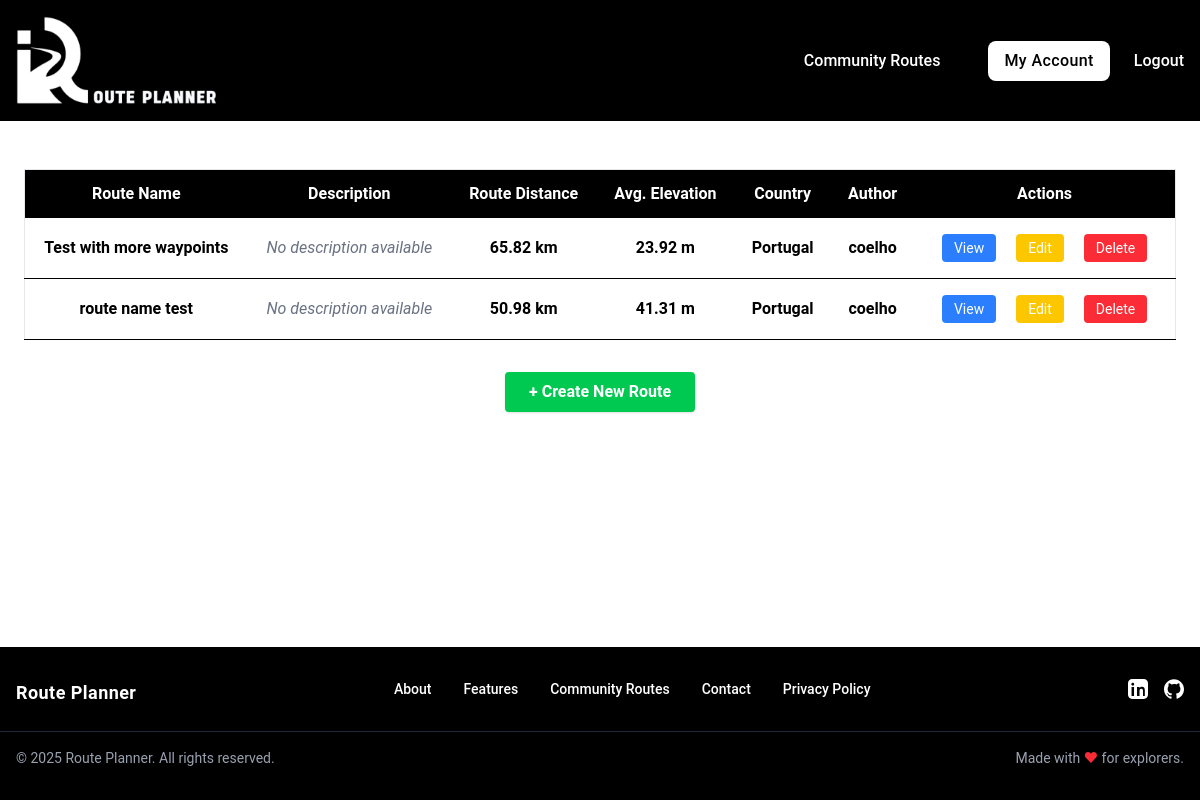
Before: /routes (signed in) with the older database file.
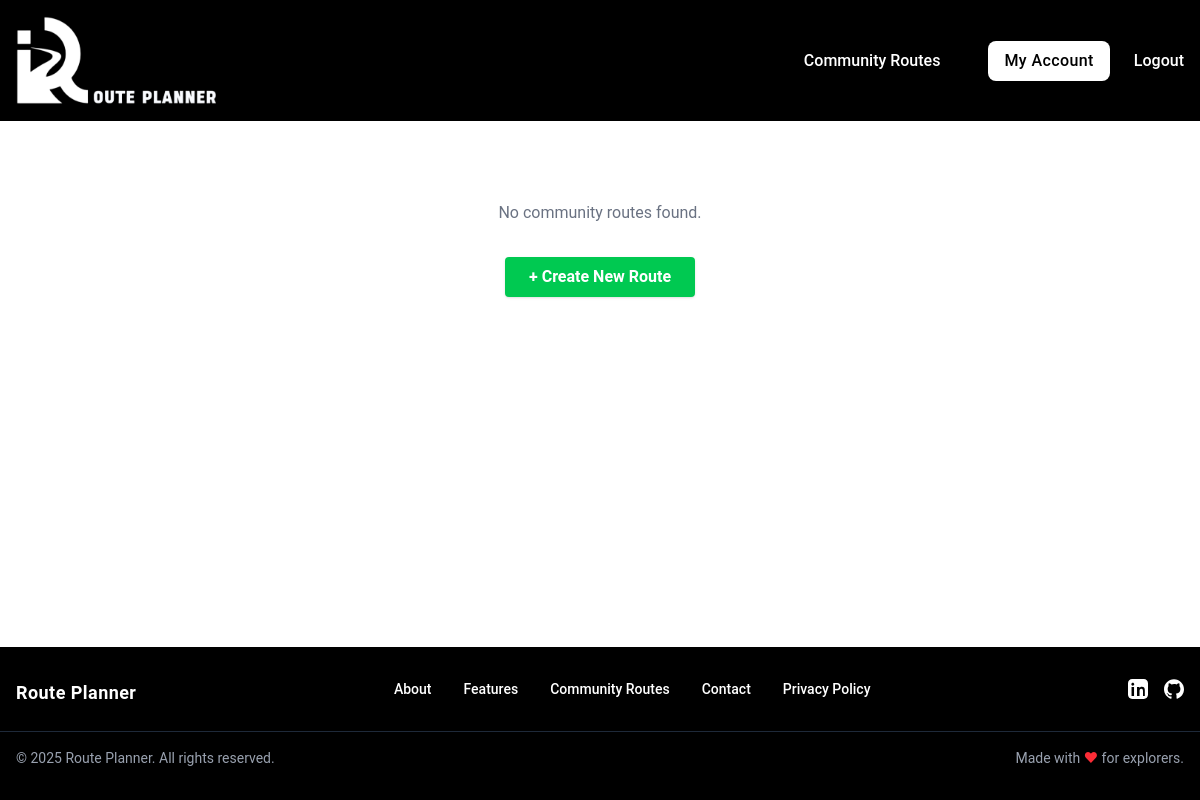
After: the same page with the newer database file.
### tables this page shows
CREATE TABLE routes (
id INTEGER PRIMARY KEY,
user_id INTEGER NOT NULL,
name TEXT NOT NULL,
description TEXT,
coordinates TEXT NOT NULL, elevation_gain REAL DEFAULT 0, elevation_loss REAL DEFAULT 0, max_elevation REAL DEFAULT 0, min_elevation REAL DEFAULT 0, avg_elevation REAL DEFAULT 0, total_distance REAL DEFAULT 0, map_image_url TEXT, country TEXT,
FOREIGN KEY (user_id) REFERENCES users(id)
);

CREATE TABLE users (
id INTEGER PRIMARY KEY,
username TEXT NOT NULL UNIQUE,
email TEXT NOT NULL UNIQUE,
password TEXT NOT NULL
, profile_picture TEXT DEFAULT NULL);

### app.py (the view)
@app.route("/routes")
@login_required
def all_routes():
    routes = query_db("""
        SELECT routes.*, users.username, users.id
        FROM routes
        JOIN users ON
        routes.user_id = users.id
    """)
    user_id = session.get("user_id")
    return render_template(
        "routes/all_routes.html",
        routes = routes,
        user_id = user_id
        )

### helpers.py (called while the page is built)
def get_db():
    db = getattr(g, "_database", None)
    if db is None:
        db = g._database = sqlite3.connect(DATABASE)
        db.row_factory = sqlite3.Row # Allows accessing columns by name
    return db

def close_connection(exception):
    db = getattr(g, "_database", None)
    if db is not None:
        db.close()

def query_db(query, args = (), commit = False):
    connection = get_db()
    current = connection.cursor()
    current.execute(query, args)
    if commit:
        connection.commit()
    else:
        return current.fetchall()

def login_required(f):
    @wraps(f)
    def decorated_function(*args, **kwargs):
        if "user_id" not in session:
            flash("Please log in to access this page.", "error")
            return redirect("/login")
        return f(*args, **kwargs)
    return decorated_function

### templates/routes/all_routes.html (shortened to what this page needs)
{% extends "base.html" %}
{% block main %}
  <div class="max-w-7xl mx-auto my-[2%] p-6">
    {% if routes %}
      <div class="overflow-x-auto">
        <table class="min-w-full bg-white border border-gray-200">
          <thead class="bg-black text-white sticky top-0 z-10">
            <tr>
              <th class="py-3 px-4 text-center">Route Name</th>
              <th class="py-3 px-4 text-center">Description</th>
              <th class="py-3 px-4 text-center">Route Distance</th>
              <th class="py-3 px-4 text-center">Avg. Elevation</th>
              <th class="py-3 px-4 text-center">Country</th>
              <th class="py-3 px-4 text-center">Author</th>
              <th class="py-3 px-4 text-center">Actions</th>
            </tr>
          </thead>
          <tbody>
            {% for route in routes %}
              <tr class="border-b hover:bg-blue-50 text-center">
                <td class="py-2 px-4 font-semibold">{{ route.name }}</td>
                <td class="py-2 px-4 truncate max-w-xs text-gray-700">
                  {% if route.description %}
                    {{ route.description }}
                  {% else %}
                    <span class="text-gray-500 italic">
                      No description available
                    </span>
                  {% endif %}
                </td>
                <td class="py-2 px-4 font-semibold">{{ route.total_distance }} km</td>
                <td class="py-2 px-4 font-semibold">{{ route.avg_elevation }} m</td>
                <td class="py-2 px-4 font-semibold">{{ route.country }}</td>
                <td class="py-2 px-4 font-semibold">{{ route.username }}</td>
                <td class="py-2 px-4 space-x-2 text-center">
                  <a
                    class="inline-block bg-blue-500 hover:bg-blue-600 text-white px-3 py-1 rounded text-sm my-2 mx-2"
                    href="/route/{{ route.id }}">
                    View
                  </a>
                  {% if route.user_id == user_id %}
                    <a
                      class="inline-block bg-yellow-400 hover:bg-yellow-500 text-white px-3 py-1 rounded text-sm my-2 mx-2"
                      href="/route/{{ route.id }}/edit">
                      Edit
                    </a>
                    <a
                      class="inline-block bg-red-500 hover:bg-red-600 text-white px-3 py-1 rounded text-sm my-2 mx-2"
                      href="/route/{{ route.id }}/delete">
                      Delete
                    </a>
                  {% endif %}
                </td>
              </tr>
            {% endfor %}
          </tbody>
        </table>
      </div>
    {% else %}
      <p class="text-center text-gray-500 mt-8">
        No community routes found.
      </p>
    {% endif %}
    <div class="mt-8 flex justify-center">
      <a
        class="bg-green-500 hover:bg-green-600 text-white font-bold py-2 px-6 rounded shadow"
        href="/">
        + Create New Route
      </a>
    </div>
  </div>
{% endblock %}

### templates/base.html (shortened to what this page needs)
<!DOCTYPE html>
<html lang="en" class="h-full">
  <head>
    {% block head %}
      <script src="https://cdn.jsdelivr.net/npm/@tailwindcss/browser@4"></script>
      <link rel="stylesheet" href="/static/css/styles.css" />
    {% endblock %}
  </head>
  <body class="flex flex-col min-h-full">
    <header class="bg-black text-white p-4 font-medium">
      <nav>
        <div class="hidden md:flex md:items-center">
          <a href="/" class="shrink-0 mr-8">
            <img
              class="w-50"
              src="/static/images/uploads/logo_2_no_background.png"
              alt="Route Planner logo"
            />
          </a>
          <ul class="flex items-center space-x-6 ml-auto">
            {% if session.get('user_id') %}
            <li>
              <a href="/routes" class="hover:underline">Community Routes</a>
            </li>
            <li>
              <a href="/profile">
                <button class="bg-white text-black px-4 py-2 rounded-lg hover:bg-gray-100 cursor-pointer tracking-wide">
                  My Account
                </button>
              </a>
            </li>
            <li>
              <a href="/logout" class="hover:underline">Logout</a>
            </li>
            {% endif %}
          </ul>
        </div>
      </nav>
    </header>
    <main class="flex-grow">
      {% block main %}{% endblock %}
    </main>
    <footer class="bg-black text-white py-8">
      <div class="max-w-7xl mx-auto px-4 flex flex-col md:flex-row items-center md:items-start justify-between gap-8">
        <div class="flex items-center space-x-3 mb-4 md:mb-0">
          <a href="/">
            <span class="text-lg font-semibold tracking-wide">Route Planner</span>
          </a>
          </div>
        <ul class="flex flex-col md:flex-row items-center md:items-center gap-y-2 md:gap-y-0 gap-x-0 md:gap-x-8 text-sm font-medium">
          <li><a href="#" class="hover:underline">About</a></li>
          <li><a href="#" class="hover:underline">Features</a></li>
          <li><a href="/routes" class="hover:underline">Community Routes</a></li>
          <li><a href="#" class="hover:underline">Contact</a></li>
          <li><a href="#" class="hover:underline">Privacy Policy</a></li>
        </ul>
        <div class="flex space-x-4 mt-4 md:mt-0">
          <a
            href="https://www.linkedin.com/in/diogo-borges-coelho/"
            aria-label="LinkedIn"
            class="hover:text-blue-500"
            target="_blank"
            >
          </a>
          <a
            href="https://github.com/DiogoCoelho98"
            aria-label="GitHub"
            class="hover:text-gray-400"
            target="_blank"
            >
          </a>
        </div>
      </div>
      <div class="max-w-7xl mx-auto px-4 mt-6 border-t border-gray-800 pt-4 text-sm text-gray-400 flex flex-col md:flex-row justify-between items-center">
        <span>&copy; 2025 Route Planner. All rights reserved.</span>
        <span class="mt-2 md:mt-0">Made with <span class="text-red-500">&hearts;</span> for explorers.</span>
      </div>
    </footer>
  </body>
</html>

### static/css/styles.css (style rules this page uses)
body { font-family: 'Roboto', -apple-system, BlinkMacSystemFont, 'Segoe UI', sans-serif; }

Changed rows visible on the page:
removed routes: name "Test with more waypoints", description "No description available", total_distance "65.82", avg_elevation "23.92", country "Portugal", username "coelho"
removed routes: name "route name test", description "No description available", total_distance "50.98", avg_elevation "41.31", country "Portugal", username "coelho"
Other visible differences:
text no longer shown: "Route Name Description Route Distance Avg. Elevation Country Author Actions"
text now shown: "No community routes found."
